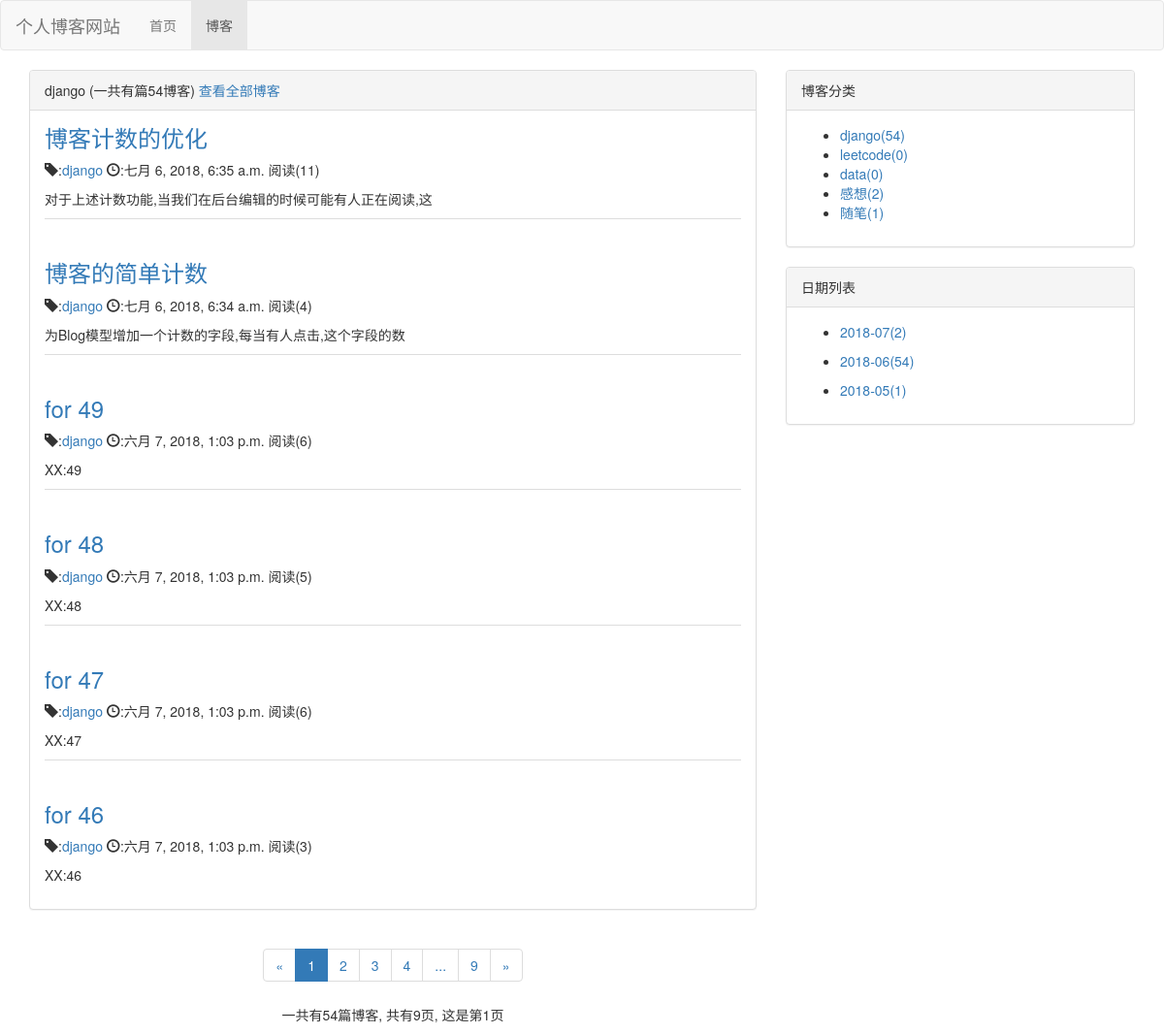
The page /blog/type/1 on the database as committed earlier.
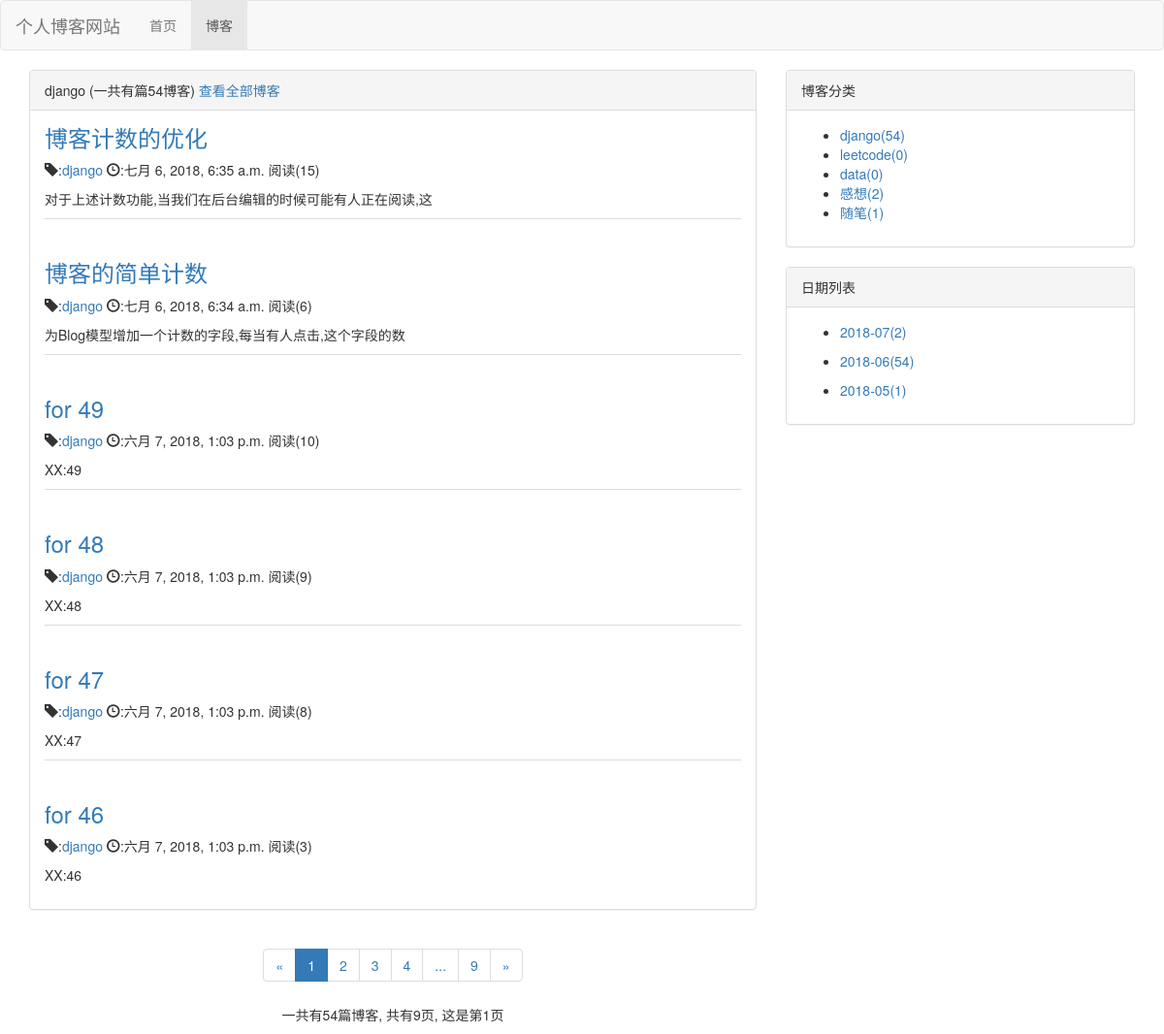
The same page on the database as committed later.
### blog/models.py (models this page shows, shortened)
class blog(models.Model,Readnum_extand):  #设置博文的一些属性
    title=models.CharField(max_length=30)
    blog_type=models.ForeignKey(blogtype,on_delete=models.DO_NOTHING)
    content=RichTextUploadingField()
    author=models.ForeignKey(User,on_delete=models.DO_NOTHING)
    Create_time=models.DateTimeField(auto_now_add=True)
    last_update_time=models.DateTimeField(auto_now=True)
    class Meta:
        ordering=['-Create_time']   #按照创建的时间排序

class blogtype(models.Model):  #设置博客类型
    type_name=models.CharField(max_length=30)
    def __str__(self):
    	return self.type_name  #改变显示方式

### read_count/models.py (models this page shows)
class Readnum(models.Model):
    read_num=models.IntegerField(default=0)  #阅读计数
    content_type = models.ForeignKey(ContentType, on_delete=models.DO_NOTHING)
    object_id = models.PositiveIntegerField()
    content_object = GenericForeignKey('content_type', 'object_id')

### blog/views.py (the view)
# urls.py: path('type/<int:blog_type_id>',views.blogs_all_of_the_type,name='blogs_all_of_the_type'),
def blogs_all_of_the_type(request,blog_type_id):
	blog_type=get_object_or_404(blogtype,pk=blog_type_id)	#按照type的顺序id得到对应的type名称
	blogs_all_list=blog.objects.filter(blog_type=blog_type)   #获得所有符合要求博客
	context=get_blog_common_data(request,blogs_all_list)
	context['blogs_all_of_the_type']=blog.objects.filter(blog_type=blog_type)	#通过blog_type来过滤相应的博客
	context['blog_type']=blog_type   #保存blog_type的名字，在html中会用到
	return render(request,'blogs_all_of_the_type.html',context)

### read_count/models.py (called while the page is built)
    def read_num(self):
        try:
	        cn=ContentType.objects.get_for_model(self)
	        nu=self.pk
	        readnum=Readnum.objects.get(content_type=cn,object_id=nu)
	        return readnum.read_num
        except Exception as e:
            return 0

### blog/templates/blogs_all_of_the_type.html (shortened to what this page needs)
{% extends 'blog_list.html' %}
{% block blog_list_title %}
	{{ blog_type.type_name }}
	(一共有篇{{ blogs_all_of_the_type|length }}博客)
	<a href="{% url 'blog_list' %}">查看全部博客</a>
{% endblock %}

### blog/templates/blog_list.html (shortened to what this page needs)
{% extends 'base.html' %}
{% block nav_blog_active %}active{% endblock %}
{% load staticfiles %}
{% block home_style %}
	<link rel="stylesheet" type="text/css" href="{% static "blog/blog.css" %}">
{% endblock %}
{% block content %}
	<div class="container">
		<div class="row">
			<div class="col-sm-8 col-md-8">
				<div class="panel panel-default">
					<div class="panel-heading">{% block blog_list_title %}博客列表{% endblock %}</div>
					<div class="panel-body">
						{% for blog in page_of_blogs.object_list %}
							<div class="blog">
								<a href="{% url 'blog_detail' blog.pk %}">
						    	<h3>{{ blog.title }}</h3>
						    	</a>
						    	<p>
						    		<span class="glyphicon glyphicon-tag"></span>:<a href="{% url 'blogs_all_of_the_type' blog.blog_type.pk %}">{{ blog.blog_type }}</a>
						    		<span class="glyphicon glyphicon-time"></span>:{{ blog.Create_time }}
						    		阅读({{ blog.read_num }})
						    	</p>
						    	<p>{{ blog.content|striptags|truncatechars:30 }}</p>
							</div>
						{% empty %}
							<div class="blog">
								<h3>--暂无博客，敬请期待--</h3>
							</div>
						{% endfor %}
			 		</div>
				</div>
				<div class="paginator">
					<div aria-label="Page navigation">
					  <ul class="pagination">
					  	<li>
					  	{% if page_of_blogs.has_previous %}
					  		<a href="?page={{ page_of_blogs.previous_page_number }}" aria-label="Previous">
					       		<span aria-hidden="true">&laquo;</span>
					      	</a>
					  	{% else %}
					  		<span aria-hidden="true">&laquo;</span>
					  	{% endif %}
					  </li>
					    {% for page_number in page_range %}
					    	{% if page_number == page_of_blogs.number %}
					    		<li class="active">
					    			<a href="?page={{ page_number }}">{{ page_number }}</a>
					    		</li>
					    	{% else %}
					    		<li><a href="?page={{ page_number }}">{{ page_number }}</a></li>
					    	{% endif %}
						{% endfor %}
						<li>
						{% if page_of_blogs.has_next %}
					  		<a href="?page={{ page_of_blogs.next_page_number }}" aria-label="Next">
					       		<span aria-hidden="true">&raquo;</span>
					      	</a>
					  	{% else %}
					  		<span aria-hidden="true">&raquo;</span>
					  	{% endif %}
					  </li>
					  </ul>
					</div>
					<div>
						<p>
							一共有{{ page_of_blogs.paginator.count }}篇博客,
							共有{{ page_of_blogs.paginator.num_pages }}页,
							这是第{{ page_of_blogs.number }}页
						</p>
					</div>
				</div>
			</div>
			<div class="col-sm-4 col-md-4">
				<div class="panel panel-default">
					  <div class="panel-heading">博客分类</div>
					  <div class="panel-body">
						<ul>
							{% for blog_type in blog_types %}
								<li>
									<a href="{% url 'blogs_all_of_the_type' blog_type.pk %}">
										{{ blog_type.type_name }}({{ blog_type.blog_count }})
									</a>
								</li>
							{% empty %}
								<li>暂无分类</li>
							{% endfor %}
						</ul>
					  </div>
				</div>
				<div class="panel panel-default">
					  <div class="panel-heading">日期列表</div>
					  <div class="panel-body">
						<ul>
							{% for blog_date,blog_count in blog_dates.items %}
							<li>
								<a href="{% url 'blogs_with_date' blog_date.year blog_date.month %}">
									<p>{{ blog_date|date:"Y-m" }}({{ blog_count }})</p>
								</a>
							</li>
							{% endfor %}
						</ul>
					  </div>
				</div>
			</div>
		</div>
	</div>
{% endblock %}

Rows that differ between the two databases and show on the page:
changed through a linked row, blog "博客计数的优化": read_num "11" → "15"
changed through a linked row, blog "博客的简单计数": read_num "4" → "6"
changed through a linked row, blog "for 49": read_num "6" → "10"
changed through a linked row, blog "for 48": read_num "5" → "9"
changed through a linked row, blog "for 47": read_num "6" → "8"
